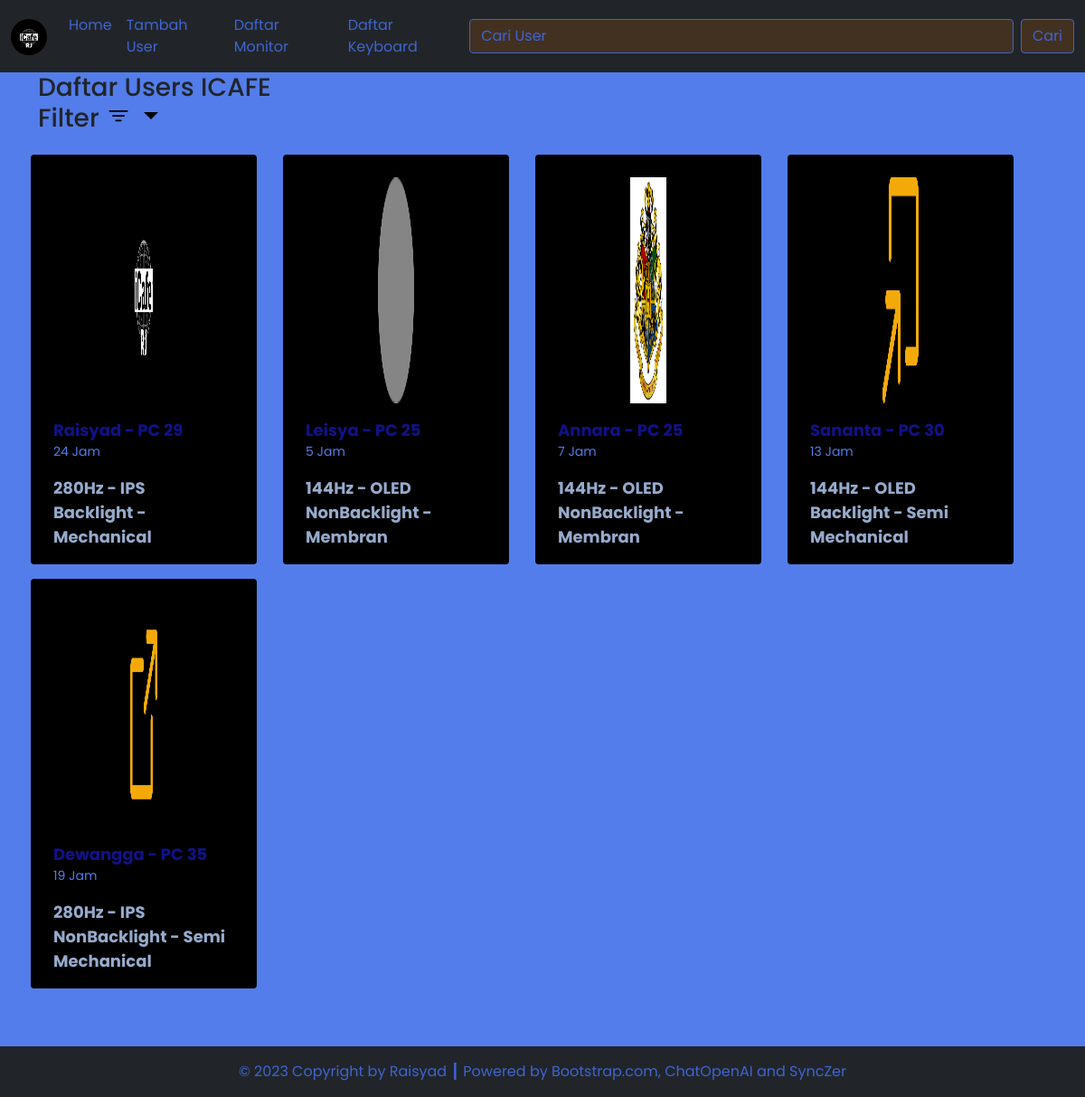
The app's page /source_code/index.php with its own data.
### tables this page shows
CREATE TABLE `user` (
  `user_id` int(11) NOT NULL,
  `username_pc` varchar(255) NOT NULL,
  `password_pc` varchar(255) NOT NULL,
  `user_name` varchar(255) NOT NULL,
  `user_pict` varchar(255) NOT NULL,
  `billing` varchar(255) NOT NULL,
  `no_pc` varchar(255) NOT NULL,
  `monitor_id` int(11) NOT NULL,
  `keyboard_id` int(11) NOT NULL
);

CREATE TABLE `monitor` (
  `monitor_id` int(11) NOT NULL,
  `monitor_spesification` varchar(255) NOT NULL
);

CREATE TABLE `keyboard` (
  `keyboard_id` int(11) NOT NULL,
  `keyboard_spesification` varchar(255) NOT NULL
);

### source_code/config/db.php (called while the page is built)
<?php
$DB_HOST = "localhost";
$DB_USERNAME = "root";
$DB_PASSWORD = "";
$DB_NAME = "db_dpbo_tp3";

### source_code/classes/DB.php (called while the page is built, shortened)
<?php
class DB
{
    private $hostname;
    private $username;
    private $password;
    private $dbname;
    private $conn;
    private $result;
    function __construct($hostname, $username, $password, $dbname)
    {
        $this->hostname = $hostname;
        $this->username = $username;
        $this->password = $password;
        $this->dbname = $dbname;
    }
    function open()
    {
        $this->conn = mysqli_connect($this->hostname, $this->username, $this->password, $this->dbname);
    }
    function execute($query)
    {
        $this->result = mysqli_query($this->conn, $query);
    }
    function getResult()
    {
        return mysqli_fetch_array($this->result);
    }
}

### source_code/classes/Users.php (called while the page is built, shortened)
<?php
include('config/db.php');
class Users extends DB
{
    function getUsersJoin()
    {
        $query = "SELECT * FROM user JOIN monitor ON user.monitor_id=monitor.monitor_id JOIN keyboard ON user.keyboard_id=keyboard.keyboard_id ORDER BY user.user_id";
        return $this->execute($query);
    }
}

### source_code/index.php (the view, shortened to what this page needs)
<?php
include('config/db.php');
include('classes/DB.php');
include('classes/Users.php');
include('classes/Template.php');
$listUsers = new Users($DB_HOST, $DB_USERNAME, $DB_PASSWORD, $DB_NAME);
$listUsers->open();
if (isset($_POST['btn-cari'])) {
    $listUsers->searchUsers($_POST['cari']);
} else if (isset($_POST['btn-filteredusernew'])) {
    $listUsers->filterUsersNewest();
} else if (isset($_POST['btn-filtereduserold'])) {
    $listUsers->filterUsersOldest();
} else if (isset($_POST['btn-filteredhighestbilling'])) {
    $listUsers->filterUsersHighestBilling();
} else {
    $listUsers->getUsersJoin();
}
$data = null;
while ($row = $listUsers->getResult()) {
    $data .= '<div class="col gx-2 gy-3 justify-content-center">' .
        '<div class="card pt-4 px-2 pengurus-thumbnail card-classes">
        <a href="detail.php?id=' . $row['user_id'] . '">
            <div class="row justify-content-center">
                <img src="assets/images/' . $row['user_pict'] . '" class="card-img-top" alt="' . $row['user_pict'] . '">
            </div>
            <div class="card-body">
                <p class="card-text pengurus-nama my-0 name-classes">' . $row['user_name'] . ' - PC ' . $row['no_pc'] .'</p>
                <p class="card-text divisi-nama">' . $row['billing'] . '</p>
                <p class="card-text jabatan-nama my-0">' . $row['monitor_spesification'] . '</p>
                <p class="card-text jabatan-nama my-0">' . $row['keyboard_spesification'] . '</p>
            </div>
        </a>
    </div>
    </div>';
}

### source_code/classes/Template.php (shortened to what this page needs)
<?php
class Template
{
    var $content = '';
    function __construct($filename = '')
    {
        $this->content = implode('', @file($filename));
    }
    function clear()
    {
        $this->content = preg_replace("/DATA_[A-Z|_|0-9]+/", "", $this->content);
    }
    function write()
    {
        print $this->content;
    }
    function replace($old = '', $new = '')
    {
        if (is_int($new)) {
            $value = sprintf("%d", $new);
        } elseif (is_float($new)) {
            $value = sprintf("%f", $new);
        } elseif (is_array($new)) {
            $value = '';
            foreach ($new as $item) {
                $value .= $item . ' ';
            }
        } else {
            $value = $new;
        }
        $this->content = preg_replace("/$old/", $value, $this->content);
    }
}

### records on screen
user: user_pict (picture), user_name "Raisyad", no_pc "29", billing "24 Jam", monitor.monitor_spesification "280Hz - IPS", keyboard.keyboard_spesification "Backlight - Mechanical"
user: user_pict (picture), user_name "Leisya", no_pc "25", billing "5 Jam", monitor.monitor_spesification "144Hz - OLED", keyboard.keyboard_spesification "NonBacklight - Membran"
user: user_pict (picture), user_name "Annara", no_pc "25", billing "7 Jam", monitor.monitor_spesification "144Hz - OLED", keyboard.keyboard_spesification "NonBacklight - Membran"
user: user_pict (picture), user_name "Sananta", no_pc "30", billing "13 Jam", monitor.monitor_spesification "144Hz - OLED", keyboard.keyboard_spesification "Backlight - Semi Mechanical"
user: user_pict (picture), user_name "Dewangga", no_pc "35", billing "19 Jam", monitor.monitor_spesification "280Hz - IPS", keyboard.keyboard_spesification "NonBacklight - Semi Mechanical"
